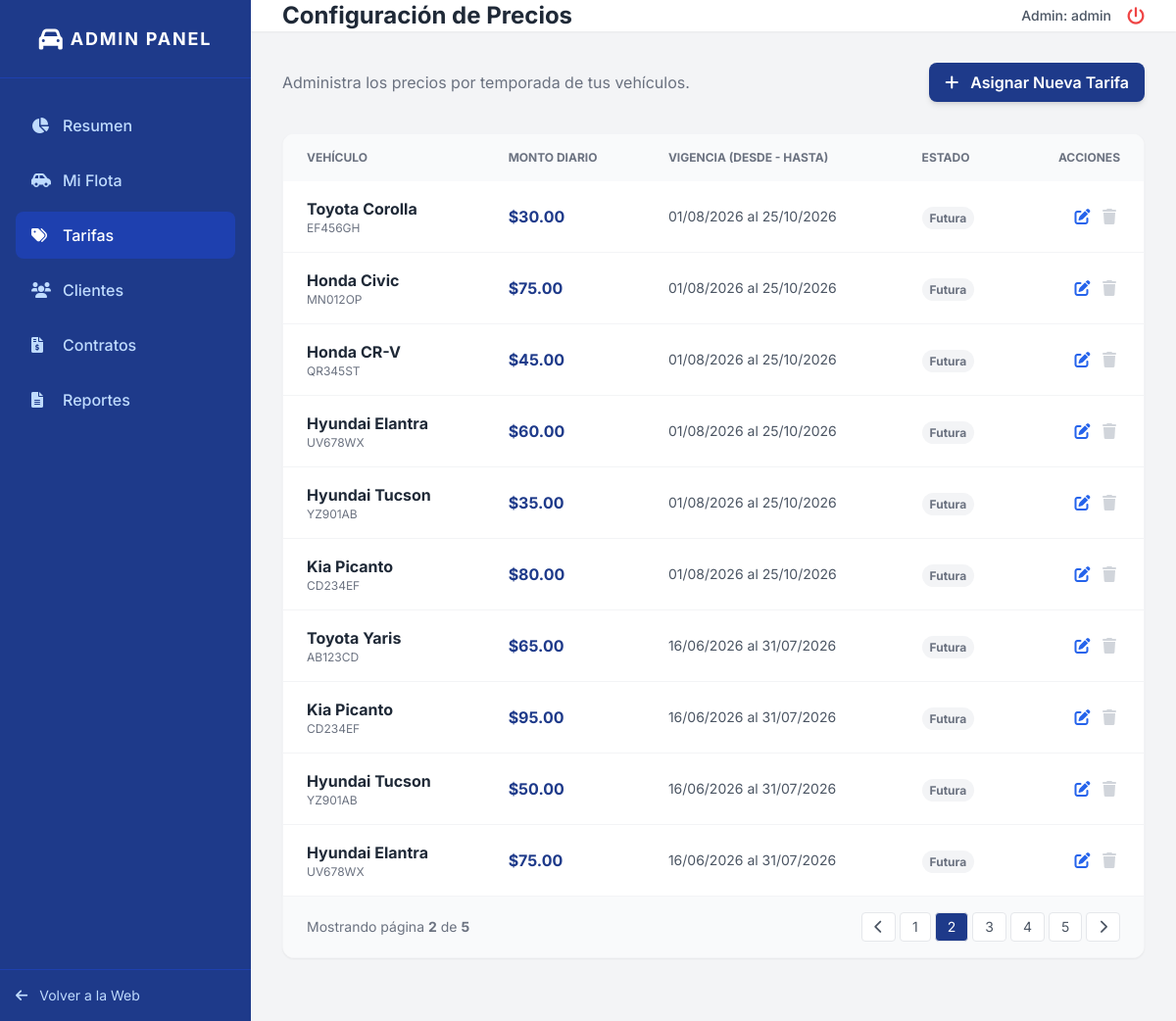
Page /views/admin/tarifas.php?pagina=2 (signed in) on the committed database.
### tables this page shows
CREATE TABLE `tarifas` (
  `ID_Tarifa` int NOT NULL,
  `ID_Vehiculo` int DEFAULT NULL,
  `Monto_Diario` decimal(10,2) NOT NULL,
  `Fecha_Inicio` date NOT NULL,
  `Fecha_Fin` date NOT NULL
);

CREATE TABLE `vehiculos` (
  `ID_Vehiculo` int NOT NULL,
  `ID_Categoria` int DEFAULT NULL,
  `Placa` varchar(20) NOT NULL,
  `Marca` varchar(50) NOT NULL,
  `Modelo` varchar(50) NOT NULL,
  `Anio` int NOT NULL,
  `Color` varchar(30) DEFAULT NULL,
  `Capacidad` tinyint NOT NULL,
  `Estado` enum('Disponible','Alquilado','Mantenimiento') DEFAULT 'Disponible',
  `Imagen_URL` varchar(255) DEFAULT 'assets/img/default.jpg'
);

### views/admin/tarifas.php (the view, shortened to what this page needs)
<?php
require_once '../../config/database_connection.php';
$res_total_tarifas = $connection->query("SELECT COUNT(*) as total FROM tarifas");
$total_tarifas = $res_total_tarifas->fetch_assoc()['total'];
$registros_por_pagina = 10;
$total_paginas = ceil($total_tarifas / $registros_por_pagina);
$pagina_actual = isset($_GET['pagina']) ? (int)$_GET['pagina'] : 1;
$offset = max(0, ($pagina_actual - 1) * $registros_por_pagina);
$query_tarifas = "
    SELECT t.*, v.Marca, v.Modelo, v.Placa
    FROM tarifas t
    JOIN vehiculos v ON t.ID_Vehiculo = v.ID_Vehiculo
    ORDER BY t.Fecha_Inicio DESC
    LIMIT $offset, $registros_por_pagina
";
$resultado_tarifas = $connection->query($query_tarifas);
?>
<!DOCTYPE html>
<html lang="es">
<head>
    <link rel="stylesheet" href="../../style.css">
    <script src="https://cdn.tailwindcss.com"></script>
    <link href="https://cdnjs.cloudflare.com/ajax/libs/font-awesome/6.0.0/css/all.min.css" rel="stylesheet">
</head>
<body class="bg-gray-100 flex h-screen overflow-hidden">
    <aside class="w-64 bg-blue-900 text-white flex flex-col flex-shrink-0">
        <div class="h-20 flex items-center justify-center border-b border-blue-800">
            <i class="fa-solid fa-car text-2xl mr-2"></i>
            <span class="font-bold text-lg tracking-widest">ADMIN PANEL</span>
        </div>
        <nav class="flex-1 px-4 py-6 space-y-2">
            <a href="dashboard.php" class="flex items-center gap-3 <?php echo basename($_SERVER['PHP_SELF']) == 'dashboard.php' ? 'bg-blue-800' : 'text-blue-200 hover:bg-blue-800 hover:text-white'; ?> px-4 py-3 rounded-lg font-medium transition-colors">
                <i class="fa-solid fa-chart-pie w-5"></i> Resumen
            </a>
            <a href="vehiculos.php" class="flex items-center gap-3 <?php echo basename($_SERVER['PHP_SELF']) == 'vehiculos.php' ? 'bg-blue-800' : 'text-blue-200 hover:bg-blue-800 hover:text-white'; ?> px-4 py-3 rounded-lg font-medium transition-colors">
                <i class="fa-solid fa-car-side w-5"></i> Mi Flota
            </a>
            <a href="tarifas.php" class="flex items-center gap-3 <?php echo basename($_SERVER['PHP_SELF']) == 'tarifas.php' ? 'bg-blue-800' : 'text-blue-200 hover:bg-blue-800 hover:text-white'; ?> px-4 py-3 rounded-lg font-medium transition-colors">
                <i class="fa-solid fa-tags w-5"></i> Tarifas
            </a>
            <a href="clientes.php" class="flex items-center gap-3 <?php echo basename($_SERVER['PHP_SELF']) == 'clientes.php' ? 'bg-blue-800' : 'text-blue-200 hover:bg-blue-800 hover:text-white'; ?> px-4 py-3 rounded-lg font-medium transition-colors">
                <i class="fa-solid fa-users w-5"></i> Clientes
            </a>
            <a href="alquileres.php" class="flex items-center gap-3 <?php echo basename($_SERVER['PHP_SELF']) == 'alquileres.php' ? 'bg-blue-800' : 'text-blue-200 hover:bg-blue-800 hover:text-white'; ?> px-4 py-3 rounded-lg font-medium transition-colors">
                <i class="fa-solid fa-file-invoice-dollar w-5"></i> Contratos
            </a>
            <a href="reportes.php" class="flex items-center gap-3 <?php echo basename($_SERVER['PHP_SELF']) == 'reportes.php' ? 'bg-blue-800 text-white' : 'text-blue-200 hover:bg-blue-800 hover:text-white'; ?> px-4 py-3 rounded-lg font-medium transition-colors">
                <i class="fa-solid fa-file-lines w-5"></i> Reportes
            </a>
        </nav>
        <div class="p-4 border-t border-blue-800">
            <a href="../../index.php" class="flex items-center gap-3 text-blue-200 hover:text-white transition-colors text-sm">
                <i class="fa-solid fa-arrow-left"></i> Volver a la Web
            </a>
        </div>
    </aside>
    <main class="flex-1 flex flex-col overflow-y-auto"> <header class="h-20 bg-white shadow-sm flex items-center justify-between px-8 sticky top-0 z-10">
            <h1 class="text-2xl font-bold text-gray-800">Configuración de Precios</h1>
            <div class="flex items-center gap-4">
                <span class="text-sm font-medium text-gray-600">Admin: <?php echo $_SESSION['username']; ?></span>
                <a href="../../controllers/logout_controller.php" class="text-red-500 hover:text-red-700" title="Cerrar Sesión">
                    <i class="fa-solid fa-power-off text-lg"></i>
                </a>
            </div>
        </header>
        <div class="p-8 flex-1">
            <div class="flex justify-between items-center mb-8">
                <p class="text-gray-500">Administra los precios por temporada de tus vehículos.</p>
                <a href="nueva_tarifa.php" class="bg-blue-900 hover:bg-blue-800 text-white px-4 py-2 rounded-lg font-semibold transition-all shadow-md">
                    <i class="fa-solid fa-plus mr-2"></i> Asignar Nueva Tarifa
                </a>
            </div>
            <div class="bg-white rounded-xl shadow-sm border border-gray-100 overflow-hidden mb-8">
                <table class="w-full text-left border-collapse">
                    <thead>
                        <tr class="bg-gray-50 text-gray-500 text-xs uppercase">
                            <th class="px-6 py-4">Vehículo</th>
                            <th class="px-6 py-4">Monto Diario</th>
                            <th class="px-6 py-4">Vigencia (Desde - Hasta)</th>
                            <th class="px-6 py-4">Estado</th>
                            <th class="px-6 py-4 text-right">Acciones</th>
                        </tr>
                    </thead>
                    <tbody class="divide-y divide-gray-100">
                        <?php while($t = $resultado_tarifas->fetch_assoc()): ?>
                        <tr class="hover:bg-gray-50 transition-colors">
                            <td class="px-6 py-4">
                                <span class="font-bold text-gray-800"><?php echo $t['Marca'] . " " . $t['Modelo']; ?></span>
                                <span class="text-xs text-gray-500 block"><?php echo $t['Placa']; ?></span>
                            </td>
                            <td class="px-6 py-4 text-blue-900 font-bold">$<?php echo $t['Monto_Diario']; ?></td>
                            <td class="px-6 py-4 text-sm text-gray-600">
                                <?php echo date('d/m/Y', strtotime($t['Fecha_Inicio'])); ?> al <?php echo date('d/m/Y', strtotime($t['Fecha_Fin'])); ?>
                            </td>
                            <td class="px-6 py-4">
                                <?php
                                $hoy = date('Y-m-d');
                                $activa = ($hoy >= $t['Fecha_Inicio'] && $hoy <= $t['Fecha_Fin']);
                                $futura = ($t['Fecha_Inicio'] > $hoy);
                                $pasada = ($t['Fecha_Fin'] < $hoy);
                                ?>
                                <span class="px-2 py-1 rounded-full text-xs font-bold <?php echo $activa ? 'bg-green-100 text-green-700' : 'bg-gray-100 text-gray-500'; ?>">
                                    <?php echo $activa ? 'Activa' : ($futura ? 'Futura' : 'Vencida'); ?>
                                </span>
                            </td>
                            <td class="px-6 py-4 text-right">
                                <?php if($futura): ?>
                                    <a href="editar_tarifa.php?id=<?php echo $t['ID_Tarifa']; ?>" class="text-blue-600 hover:text-blue-900 mx-1 inline-block" title="Editar Tarifa">
                                        <i class="fa-solid fa-pen-to-square"></i>
                                    </a>
                                <?php else: ?>
                                    <span class="text-gray-300 mx-1 inline-block cursor-not-allowed" title="No modificable (Activa o Pasada)">
                                        <i class="fa-solid fa-pen-to-square"></i>
                                    </span>
                                <?php endif; ?>
                                <?php if($pasada): ?>
                                    <a href="../../controllers/eliminar_tarifa.php?id=<?php echo $t['ID_Tarifa']; ?>" onclick="return confirm('¿Estás seguro de que deseas eliminar esta tarifa?');" class="text-red-400 hover:text-red-700 mx-1 inline-block" title="Eliminar">
                                        <i class="fa-solid fa-trash"></i>
                                    </a>
                                <?php else: ?>
                                    <span class="text-gray-300 mx-1 inline-block cursor-not-allowed" title="No se puede eliminar (Activa o Futura)">
                                        <i class="fa-solid fa-trash"></i>
                                    </span>
                                <?php endif; ?>
                            </td>
                        </tr>
                        <?php endwhile; ?>
                    </tbody>
                </table>
                <?php if($total_paginas > 1): ?>
                <div class="px-6 py-4 border-t border-gray-100 flex items-center justify-between bg-gray-50">
                    <span class="text-sm text-gray-500">Mostrando página <span class="font-bold"><?php echo $pagina_actual; ?></span> de <span class="font-bold"><?php echo $total_paginas; ?></span></span>
                    <div class="flex items-center gap-1">
                        <?php if($pagina_actual > 1): ?>
                            <a href="?pagina=<?php echo $pagina_actual - 1; ?>" class="px-3 py-1 bg-white border border-gray-200 rounded text-sm text-gray-600 hover:bg-gray-50 transition-colors"><i class="fa-solid fa-chevron-left"></i></a>
                        <?php endif; ?>
                        <?php for($i = 1; $i <= $total_paginas; $i++): ?>
                            <a href="?pagina=<?php echo $i; ?>" class="px-3 py-1 border border-gray-200 rounded text-sm transition-colors <?php echo $pagina_actual == $i ? 'bg-blue-900 text-white border-blue-900' : 'bg-white text-gray-600 hover:bg-gray-50'; ?>">
                                <?php echo $i; ?>
                            </a>
                        <?php endfor; ?>
                        <?php if($pagina_actual < $total_paginas): ?>
                            <a href="?pagina=<?php echo $pagina_actual + 1; ?>" class="px-3 py-1 bg-white border border-gray-200 rounded text-sm text-gray-600 hover:bg-gray-50 transition-colors"><i class="fa-solid fa-chevron-right"></i></a>
                        <?php endif; ?>
                    </div>
                </div>
                <?php endif; ?>
            </div>
        </div>
    </main>
</body>
</html>

### style.css (style rules this page uses)
:root { --primary-blue: #1e3a8a; --hover-blue: #1e40af; --bg-light: #f8fafc; --text-main: #1f2937; --danger: #ef4444; }
html { scroll-behavior: smooth; }
body { font-family: 'Inter', sans-serif; background-color: var(--bg-light); color: var(--text-main); -webkit-font-smoothing: antialiased; -moz-osx-font-smoothing: grayscale; margin: 0; padding: 0; }

### rows in the picture
tarifas: ID_Vehiculo.Marca "Toyota", ID_Vehiculo.Modelo "Corolla", ID_Vehiculo.Placa "EF456GH", Monto_Diario "30.00", Fecha_Inicio "01/08/2026", Fecha_Fin "25/10/2026", shows "Futura"
tarifas: ID_Vehiculo.Marca "Honda", ID_Vehiculo.Modelo "Civic", ID_Vehiculo.Placa "MN012OP", Monto_Diario "75.00", Fecha_Inicio "01/08/2026", Fecha_Fin "25/10/2026", shows "Futura"
tarifas: ID_Vehiculo.Marca "Honda", ID_Vehiculo.Modelo "CR-V", ID_Vehiculo.Placa "QR345ST", Monto_Diario "45.00", Fecha_Inicio "01/08/2026", Fecha_Fin "25/10/2026", shows "Futura"
tarifas: ID_Vehiculo.Marca "Hyundai", ID_Vehiculo.Modelo "Elantra", ID_Vehiculo.Placa "UV678WX", Monto_Diario "60.00", Fecha_Inicio "01/08/2026", Fecha_Fin "25/10/2026", shows "Futura"
tarifas: ID_Vehiculo.Marca "Hyundai", ID_Vehiculo.Modelo "Tucson", ID_Vehiculo.Placa "YZ901AB", Monto_Diario "35.00", Fecha_Inicio "01/08/2026", Fecha_Fin "25/10/2026", shows "Futura"
tarifas: ID_Vehiculo.Marca "Kia", ID_Vehiculo.Modelo "Picanto", ID_Vehiculo.Placa "CD234EF", Monto_Diario "80.00", Fecha_Inicio "01/08/2026", Fecha_Fin "25/10/2026", shows "Futura"
tarifas: ID_Vehiculo.Marca "Toyota", ID_Vehiculo.Modelo "Yaris", ID_Vehiculo.Placa "AB123CD", Monto_Diario "65.00", Fecha_Inicio "16/06/2026", Fecha_Fin "31/07/2026", shows "Futura"
tarifas: ID_Vehiculo.Marca "Kia", ID_Vehiculo.Modelo "Picanto", ID_Vehiculo.Placa "CD234EF", Monto_Diario "95.00", Fecha_Inicio "16/06/2026", Fecha_Fin "31/07/2026", shows "Futura"
tarifas: ID_Vehiculo.Marca "Hyundai", ID_Vehiculo.Modelo "Tucson", ID_Vehiculo.Placa "YZ901AB", Monto_Diario "50.00", Fecha_Inicio "16/06/2026", Fecha_Fin "31/07/2026", shows "Futura"
tarifas: ID_Vehiculo.Marca "Hyundai", ID_Vehiculo.Modelo "Elantra", ID_Vehiculo.Placa "UV678WX", Monto_Diario "75.00", Fecha_Inicio "16/06/2026", Fecha_Fin "31/07/2026", shows "Futura"

### other values in the picture
$_SESSION['username'] "admin"
$pagina_actual "2"
$total_paginas "5"
